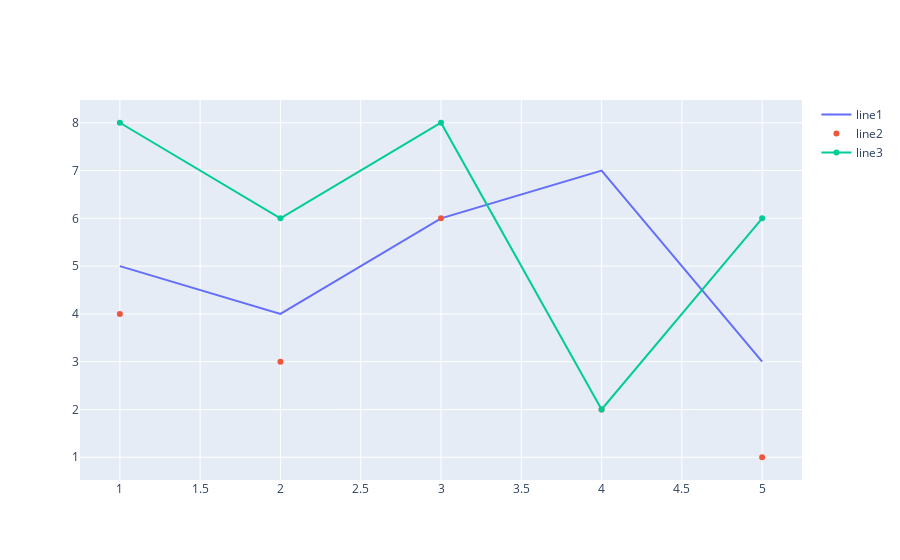

Notebook source saved alongside this figure:
### Code cell
fig=go.Figure()
fig.add_trace(go.Scatter(x=x1,y=y1 ,name="line1",mode="lines"))
fig.add_trace(go.Scatter(x=x2,y=y2 ,name="line2",mode="markers"))
fig.add_trace(go.Scatter(x=x3,y=y3 ,name="line3",mode="lines+markers"))
fig.show()

### Figure 1 — Plotly figure (JSON) as saved in the notebook; plotly's stock layout.template omitted (floating-point values rounded to 4 significant figures)
{"data": [{"mode": "lines", "name": "line1", "type": "scatter", "x": [1, 2, 3, 4, 5], "y": [5, 4, 6, 7, 3]}, {"mode": "markers", "name": "line2", "type": "scatter", "x": [1, 2, 3, 4, 5], "y": [4, 3, 6, 2, 1]}, {"mode": "lines+markers", "name": "line3", "type": "scatter", "x": [1, 2, 3, 4, 5], "y": [8, 6, 8, 2, 6]}], "layout": {"autosize": true, "xaxis": {"autorange": true, "range": [0.7303, 5.27], "type": "linear"}, "yaxis": {"autorange": true, "range": [0.4223, 8.578], "type": "linear"}}}
